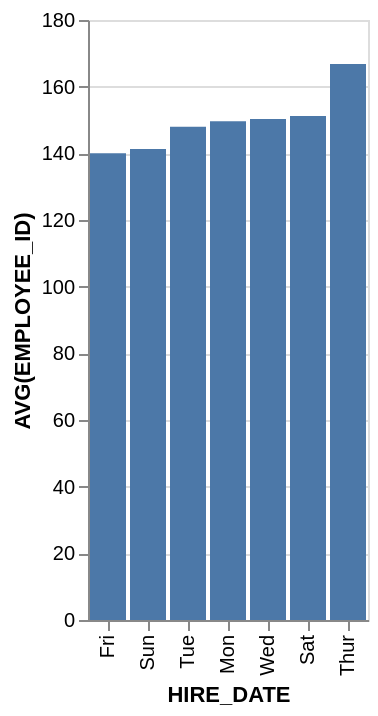

Vega-Lite specification for this chart:
### Vega-Lite specification from a JSON file in a GitHub repository (floating-point values rounded to 4 significant figures)
{"data": {"values": [{"x_data": "Fri", "y_data": 140}, {"x_data": "Sun", "y_data": 141.3}, {"x_data": "Tue", "y_data": 148}, {"x_data": "Mon", "y_data": 149.6}, {"x_data": "Wed", "y_data": 150.3}, {"x_data": "Sat", "y_data": 151.2}, {"x_data": "Thur", "y_data": 166.8}]}, "mark": "bar", "encoding": {"x": {"field": "x_data", "type": "nominal", "title": "HIRE_DATE", "sort": {"op": "sum", "field": "y_data", "order": "ascending"}}, "y": {"field": "y_data", "type": "quantitative", "title": "AVG(EMPLOYEE_ID)"}}}
